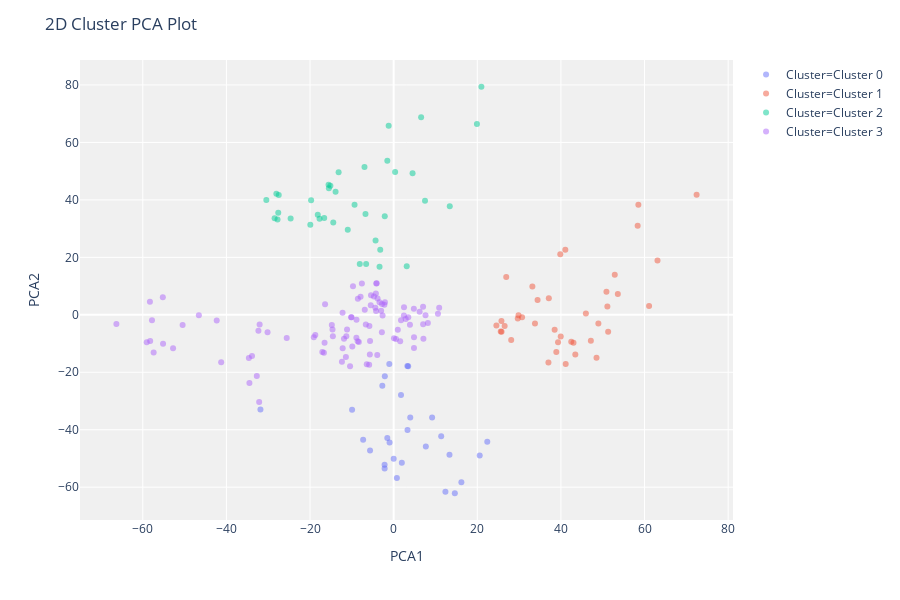

Source (notebook cell):
### Code cell
plot_model(kmeans)

### Figure 1 — Plotly figure (JSON) as saved in the notebook; plotly's stock layout.template omitted (floating-point values rounded to 4 significant figures)
{"data": [{"customdata": [[1], [2], [3], [4], [5], [6], [7], [8], [9], [10], [11], [12], [13], [14], [15], [16], [17], [18], [19], [20], [21], [22], [23], [24], [25], [26], [27], [28]], "hoverlabel": {"namelength": 0}, "hovertemplate": "Cluster=Cluster 0<br>PCA1=%{x}<br>PCA2=%{y}<br>Feature=%{customdata[0]}", "legendgroup": "Cluster=Cluster 0", "marker": {"color": "#636efa", "opacity": 0.5, "symbol": "circle"}, "mode": "markers", "name": "Cluster=Cluster 0", "showlegend": true, "textposition": "top center", "type": "scatter", "x": [-31.87, -1.526, 7.692, -9.949, 13.34, 3.307, 3.275, 20.57, 11.36, 3.961, 9.188, 22.38, -2.717, 1.749, -2.116, -1.046, -0.9811, 16.19, 3.464, -7.304, -2.176, 12.37, -5.654, -0.00175, 14.62, -2.167, 1.948, 0.7656], "xaxis": "x", "y": [-33.0, -42.86, -45.86, -33.02, -48.71, -40.13, -17.8, -49.0, -42.29, -35.72, -35.75, -44.17, -24.66, -27.87, -21.39, -17.12, -44.45, -58.3, -17.93, -43.51, -52.23, -61.62, -47.27, -50.11, -62.11, -53.48, -51.52, -56.84], "yaxis": "y"}, {"customdata": [[29], [30], [31], [32], [33], [34], [35], [36], [37], [38], [39], [40], [41], [42], [43], [44], [45], [46], [47], [48], [49], [50], [51], [52], [53], [54], [55], [56], [57], [58], [59], [60], [61], [62], [63], [64], [65], [66], [67]], "hoverlabel": {"namelength": 0}, "hovertemplate": "Cluster=Cluster 1<br>PCA1=%{x}<br>PCA2=%{y}<br>Feature=%{customdata[0]}", "legendgroup": "Cluster=Cluster 1", "marker": {"color": "#EF553B", "opacity": 0.5, "symbol": "circle"}, "mode": "markers", "name": "Cluster=Cluster 1", "showlegend": true, "textposition": "top center", "type": "scatter", "x": [39.95, 37.01, 42.47, 29.68, 48.51, 28.11, 58.52, 25.8, 41.14, 25.77, 30.71, 26.54, 38.9, 24.57, 25.61, 39.31, 43.44, 33.79, 58.35, 51.11, 53.61, 33.17, 45.96, 61.08, 48.96, 37.11, 39.84, 26.92, 52.87, 34.42, 41.05, 47.16, 38.5, 63.1, 29.86, 50.88, 43.0, 51.29, 72.45], "xaxis": "x", "y": [-7.573, -16.57, -9.375, -1.267, -14.99, -8.778, 38.35, -5.902, -17.12, -2.151, -0.8202, -3.923, -12.93, -3.718, -5.771, -9.535, -13.78, -3.016, 31.02, 2.882, 7.283, 9.844, 0.4774, 3.06, -2.985, 5.723, 21.06, 13.13, 13.96, 5.151, 22.62, -9.068, -5.208, 18.87, -0.1462, 8.015, -9.721, -5.911, 41.81], "yaxis": "y"}, {"customdata": [[68], [69], [70], [71], [72], [73], [74], [75], [76], [77], [78], [79], [80], [81], [82], [83], [84], [85], [86], [87], [88], [89], [90], [91], [92], [93], [94], [95], [96], [97], [98], [99], [100], [101], [102], [103], [104], [105]], "hoverlabel": {"namelength": 0}, "hovertemplate": "Cluster=Cluster 2<br>PCA1=%{x}<br>PCA2=%{y}<br>Feature=%{customdata[0]}", "legendgroup": "Cluster=Cluster 2", "marker": {"color": "#00cc96", "opacity": 0.5, "symbol": "circle"}, "mode": "markers", "name": "Cluster=Cluster 2", "showlegend": true, "textposition": "top center", "type": "scatter", "x": [-27.61, -15.57, -17.73, -15.5, -13.9, -3.214, -2.134, 20.98, -8.112, -9.359, -6.744, -19.75, -16.62, -4.334, -27.49, -14.45, -28.06, -10.98, -13.17, -15.14, 7.493, -24.64, 19.91, -19.94, 6.565, -3.382, -1.199, 4.517, -27.78, 3.121, -1.522, 0.3466, -28.48, 13.42, -6.982, -6.587, -30.46, -18.16], "xaxis": "x", "y": [35.52, 45.25, 33.4, 44.07, 42.87, 22.64, 34.31, 79.38, 17.72, 38.31, 35.11, 39.87, 33.7, 25.87, 41.7, 32.1, 42.09, 29.65, 49.64, 44.89, 39.66, 33.53, 66.45, 31.34, 68.74, 16.73, 65.85, 49.28, 33.15, 16.91, 53.64, 49.71, 33.58, 37.78, 51.41, 17.71, 39.99, 34.79], "yaxis": "y"}, {"customdata": [[106], [107], [108], [109], [110], [111], [112], [113], [114], [115], [116], [117], [118], [119], [120], [121], [122], [123], [124], [125], [126], [127], [128], [129], [130], [131], [132], [133], [134], [135], [136], [137], [138], [139], [140], [141], [142], [143], [144], [145], [146], [147], [148], [149], [150], [151], [152], [153], [154], [155], [156], [157], [158], [159], [160], [161], [162], [163], [164], [165], [166], [167], [168], [169], [170], [171], [172], [173], [174], [175], [176], [177], [178], [179], [180], [181], [182], [183], [184], [185], [186], [187], [188], [189], [190], [191], [192], [193], [194], [195], [196], [197], [198], [199], [200]], "hoverlabel": {"namelength": 0}, "hovertemplate": "Cluster=Cluster 3<br>PCA1=%{x}<br>PCA2=%{y}<br>Feature=%{customdata[0]}", "legendgroup": "Cluster=Cluster 3", "marker": {"color": "#ab63fa", "opacity": 0.5, "symbol": "circle"}, "mode": "markers", "name": "Cluster=Cluster 3", "showlegend": true, "textposition": "top center", "type": "scatter", "x": [-17.06, -11.43, -16.53, -16.69, -6.441, -12.38, -5.865, -10.44, -14.63, -25.58, -57.41, -32.17, -59.07, -66.32, -58.24, -55.16, -52.76, -34.5, -41.26, -32.06, -32.74, -50.48, -34.63, -33.89, -58.3, -55.21, -19.11, -42.32, -32.35, -30.17, -57.81, -46.59, -18.75, -8.334, -5.48, -8.564, -3.002, -4.21, -2.654, -6.915, 7.113, 4.862, 0.9838, -8.892, 4.857, -10.09, -16.41, 0.07192, -6.663, -12.22, 0.5492, -5.808, -2.822, 1.554, -10.18, -5.653, -11.16, -14.79, -8.918, -8.613, -11.33, 3.891, -4.385, 1.753, -7.916, -5.702, -14.55, -9.898, -11.89, -3.927, 10.88, -4.066, 10.59, 7.029, -4.165, 7.613, -7.61, 6.208, -12.2, 4.825, -4.26, 8.175, -2.091, -5.424, -9.732, -4.729, -3.852, -2.224, 3.488, 7.049, 2.444, -2.8, -3.388, 2.474, 2.878], "xaxis": "x", "y": [-12.94, -14.71, -9.753, -13.21, -17.18, -16.34, -17.41, -17.92, -5.075, -8.08, -13.13, -30.39, -9.546, -3.215, -9.135, -10.08, -11.68, -23.76, -16.47, -3.361, -21.33, -3.565, -15.07, -14.35, 4.58, 6.088, -7.847, -2.007, -5.533, -6.091, -1.873, -0.1774, -7.027, -9.497, 3.355, 5.55, 1.436, 1.29, -0.1997, 1.8, -8.33, -7.841, -5.241, -1.693, -11.54, -0.8101, 3.665, -8.167, -3.384, 0.7305, -8.413, -3.888, -6.106, -9.165, -0.8261, -9.097, -5.08, -3.573, -8.019, -9.216, -7.448, -3.429, 2.45, -1.891, 6.262, -13.78, -7.505, -11.02, -8.31, -14.03, 2.496, 10.95, 0.3275, 2.763, 10.93, -0.133, 10.88, 1.103, -11.68, 2.12, 7.374, -2.809, 4.366, 6.792, 9.924, 6.369, 5.641, 3.531, -0.8334, -3.272, -0.1978, 3.754, 4.367, 2.593, -1.422], "yaxis": "y"}], "layout": {"height": 600, "legend": {"tracegroupgap": 0}, "margin": {"t": 60}, "plot_bgcolor": "rgb(240,240,240)", "title": {"text": "2D Cluster PCA Plot"}, "xaxis": {"anchor": "y", "domain": [0, 1], "title": {"text": "PCA1"}}, "yaxis": {"anchor": "x", "domain": [0, 1], "title": {"text": "PCA2"}}}}
